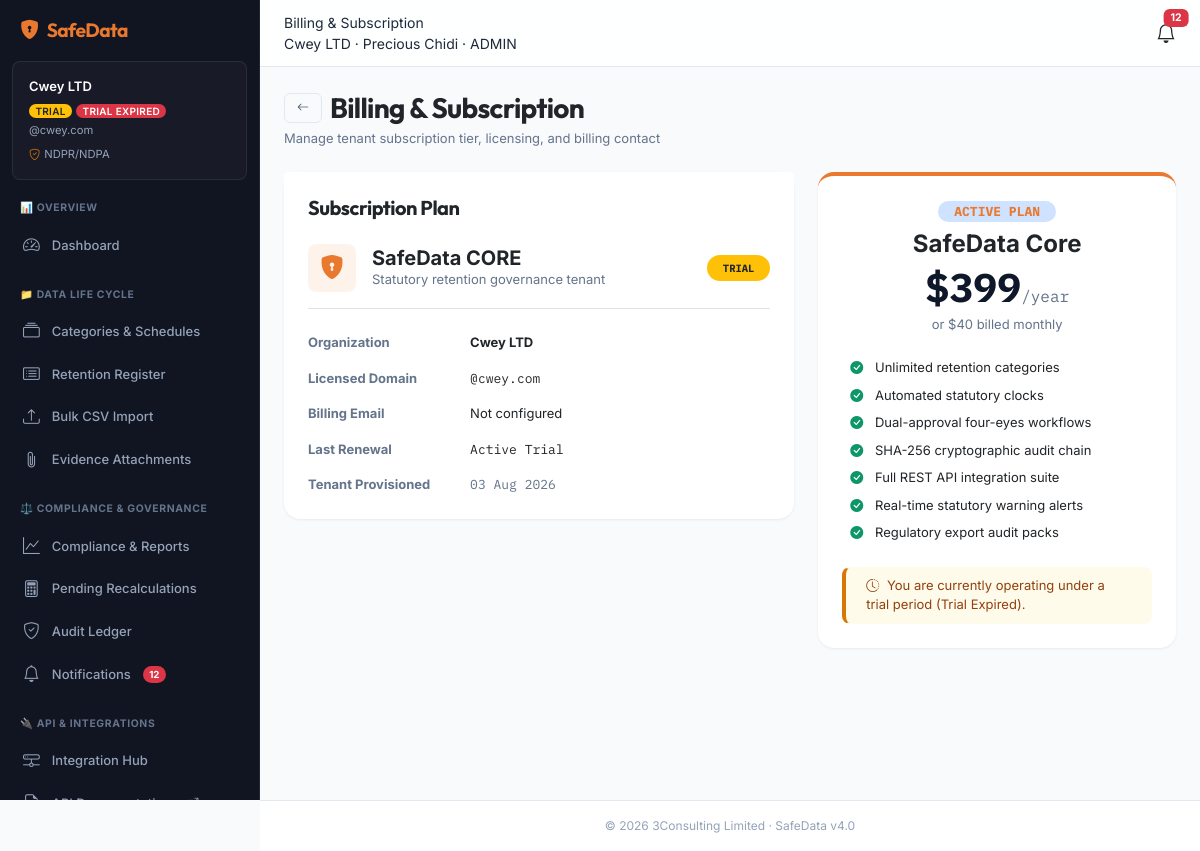
/billing (signed in), run on the app's committed database.
### app/models.py (models this page shows)
class Organization(Base):
    __tablename__ = "organizations"
    id = Column(Integer, primary_key=True, autoincrement=True)
    name = Column(String(255), nullable=False)
    slug = Column(String(100), unique=True, nullable=False)
    primary_domain = Column(String(255), unique=True, nullable=False)
    country = Column(String(2), nullable=True)
    tier = Column(Enum("core", "enterprise"), default="core", nullable=False)
    status = Column(Enum("active", "trial", "suspended"), default="trial", nullable=False)
    subscription_status = Column(Enum("trial", "active", "past_due", "cancelled"), default="trial", nullable=False)
    billing_email = Column(String(255), nullable=True)
    last_payment_at = Column(DateTime, nullable=True)
    paystack_customer_code = Column(String(100), nullable=True)
    enterprise_licence_key = Column(String(64), nullable=True)
    trial_ends_at = Column(DateTime, nullable=True)
    created_at = Column(DateTime, default=func.now(), nullable=False)
    updated_at = Column(DateTime, default=func.now(), onupdate=func.now(), nullable=False)

### app/routes/app_pages.py (the view)
@router.get("/billing", response_class=HTMLResponse)
def view_billing(request: Request, db: Session = Depends(get_db)):
    session = get_session(request)
    if not session or "user_id" not in session:
        return RedirectResponse(url="/login", status_code=303)
    if session["role"] != "admin":
        raise HTTPException(status_code=403, detail="Access denied")
    org_id = session["org_id"]
    labels = get_country_regulation_labels(session.get("country", "OTHER"))
    org = db.query(Organization).filter(Organization.id == org_id).first()
    return templates.TemplateResponse(request=request, name="billing.html", context=_ctx(session, labels, {
        "page_title": "Billing & Subscription",
        "active_nav": "billing",
        "org": org,
    }))

### app/templates/billing.html (shortened to what this page needs)
{% extends "layout.html" %}
{% block content %}
<div class="container-fluid px-0" style="max-width: 960px;">
  <div class="d-flex justify-content-between align-items-center mb-4 flex-wrap gap-2 animate-in">
    <div>
      <div class="d-flex align-items-center gap-2">
        <a href="/dashboard" class="btn btn-outline-secondary btn-sm"><i class="bi bi-arrow-left"></i></a>
        <h1 class="h3 mb-0 fw-bold text-dark">Billing & Subscription</h1>
      </div>
      <p class="text-muted small mb-0 mt-1">Manage tenant subscription tier, licensing, and billing contact</p>
    </div>
  </div>
  <div class="row g-4">
    <div class="col-lg-7">
      <div class="card shadow-sm border-0 rounded-4 bg-white mb-4 animate-in">
        <div class="card-header bg-white border-0 pt-4 px-4 pb-0">
          <h2 class="h5 fw-bold text-dark mb-0">Subscription Plan</h2>
        </div>
        <div class="card-body p-4">
          <div class="d-flex align-items-center justify-content-between flex-wrap gap-2 mb-4 pb-3 border-bottom">
            <div class="d-flex align-items-center gap-3">
              <div style="width: 48px; height: 48px; border-radius: var(--sd-radius-lg); background: var(--sd-primary-subtle); display: flex; align-items: center; justify-content: center;">
                <i class="bi bi-shield-lock-fill" style="font-size: 1.5rem; color: var(--sd-primary);"></i>
              </div>
              <div>
                <div class="h5 mb-0 fw-bold text-dark">SafeData {{ org.tier | upper if org else 'ENTERPRISE' }}</div>
                <div class="small text-muted">Statutory retention governance tenant</div>
              </div>
            </div>
            <span class="badge bg-{{ 'success' if org.subscription_status == 'active' else ('warning text-dark' if org.subscription_status == 'trial' else 'danger') }} px-3 py-2 rounded-pill font-mono">
              {{ org.subscription_status | upper if org else 'TRIAL' }}
            </span>
          </div>
          <dl class="row mb-0 small">
            <dt class="col-sm-4 text-muted mb-3">Organization</dt>
            <dd class="col-sm-8 mb-3 fw-bold text-dark">{{ org.name if org else '—' }}</dd>
            <dt class="col-sm-4 text-muted mb-3">Licensed Domain</dt>
            <dd class="col-sm-8 mb-3 font-mono">@{{ org.primary_domain if org else '—' }}</dd>
            <dt class="col-sm-4 text-muted mb-3">Billing Email</dt>
            <dd class="col-sm-8 mb-3">{{ org.billing_email or 'Not configured' }}</dd>
            <dt class="col-sm-4 text-muted mb-3">Last Renewal</dt>
            <dd class="col-sm-8 mb-3 font-mono">{{ org.last_payment_at.strftime('%d %b %Y') if org and org.last_payment_at else 'Active Trial' }}</dd>
            <dt class="col-sm-4 text-muted mb-0">Tenant Provisioned</dt>
            <dd class="col-sm-8 mb-0 font-mono text-muted">{{ org.created_at.strftime('%d %b %Y') if org and org.created_at else '—' }}</dd>
          </dl>
        </div>
      </div>
    </div>
    <div class="col-lg-5">
      <div class="card shadow-sm border-0 rounded-4 bg-white mb-4 animate-in" style="border-top: 4px solid var(--sd-primary) !important;">
        <div class="card-body p-4 text-center">
          <span class="badge bg-primary-subtle text-primary mb-2 px-3 py-1 rounded-pill font-mono small">ACTIVE PLAN</span>
          <div class="h4 text-dark mb-1 fw-bold">SafeData Core</div>
          <div class="display-6 fw-bold mb-1 font-mono" style="color: var(--sd-gray-900);">$399<span class="fs-6 fw-normal text-muted font-sans">/year</span></div>
          <div class="text-muted small mb-4">or $40 billed monthly</div>
          <ul class="list-unstyled text-start small mb-4 d-flex flex-column gap-2 ps-2">
            <li><i class="bi bi-check-circle-fill text-success me-2"></i> Unlimited retention categories</li>
            <li><i class="bi bi-check-circle-fill text-success me-2"></i> Automated statutory clocks</li>
            <li><i class="bi bi-check-circle-fill text-success me-2"></i> Dual-approval four-eyes workflows</li>
            <li><i class="bi bi-check-circle-fill text-success me-2"></i> SHA-256 cryptographic audit chain</li>
            <li><i class="bi bi-check-circle-fill text-success me-2"></i> Full REST API integration suite</li>
            <li><i class="bi bi-check-circle-fill text-success me-2"></i> Real-time statutory warning alerts</li>
            <li><i class="bi bi-check-circle-fill text-success me-2"></i> Regulatory export audit packs</li>
          </ul>
          {% if org and org.subscription_status == 'trial' %}
            <div class="alert alert-warning py-2 small mb-0 rounded-3 text-start">
              <i class="bi bi-clock-history me-1"></i> You are currently operating under a trial period ({% if trial_days is not none and trial_days > 0 %}{{ trial_days }} days remaining{% else %}Trial Expired{% endif %}).
            </div>
          {% endif %}
        </div>
      </div>
    </div>
  </div>
</div>
{% endblock %}

### app/templates/layout.html (shortened to what this page needs)
<!DOCTYPE html>
<html lang="en">
<head>
  <link href="https://cdn.jsdelivr.net/npm/bootstrap@5.3.3/dist/css/bootstrap.min.css" rel="stylesheet">
  <link rel="stylesheet" href="https://cdn.jsdelivr.net/npm/bootstrap-icons@1.11.3/font/bootstrap-icons.min.css">
  <link rel="stylesheet" href="/static/css/app.css?v=4.2">
</head>
<body>
<div class="wrapper">
  <nav class="sidebar" id="sidebar">
    <div class="brand pt-3">
      <i class="bi bi-shield-lock-fill"></i>
      <span>{{ wl_name or 'SafeData' }}</span>
    </div>
    {% if org_name %}
    <div class="org-context">
      <div class="org-context-name">{{ org_name }}</div>
      <div class="org-context-meta">
        <span class="badge bg-{{ 'success' if org_status == 'active' else 'warning text-dark' }} badge-sm">{{ org_status | upper }}</span>
        {% if trial_days is not none %}
          {% if trial_days > 0 %}
            <span class="badge bg-warning text-dark badge-sm">{{ trial_days }}d trial</span>
          {% else %}
            <span class="badge bg-danger text-white badge-sm">Trial Expired</span>
          {% endif %}
        {% endif %}
      </div>
      <div class="org-context-domain">@{{ org_domain }}</div>
      <div class="org-context-domain" style="margin-top: 0.5rem;">
        <i class="bi bi-shield-check text-warning me-1"></i>{{ law_label }}
      </div>
    </div>
    {% endif %}
    <div class="nav-group-label">📊 Overview</div>
    <a href="/dashboard" class="{{ 'active' if active_nav == 'dashboard' else '' }}">
      <i class="bi bi-speedometer2"></i> Dashboard
    </a>
    <div class="nav-group-label">📁 Data Life Cycle</div>
    <a href="/categories" class="{{ 'active' if active_nav == 'categories' else '' }}">
      <i class="bi bi-collection"></i> Categories & Schedules
    </a>
    <a href="/records" class="{{ 'active' if active_nav == 'records' else '' }}">
      <i class="bi bi-card-list"></i> Retention Register
    </a>
    <a href="/import" class="{{ 'active' if active_nav == 'import' else '' }}">
      <i class="bi bi-upload"></i> Bulk CSV Import
    </a>
    {% if user_role in ['admin', 'dpo'] %}
    <a href="/attachments" class="{{ 'active' if active_nav == 'attachments' else '' }}">
      <i class="bi bi-paperclip"></i> Evidence Attachments
    </a>
    {% endif %}
    {% if user_role in ['admin', 'dpo'] %}
      <div class="nav-group-label">⚖️ Compliance & Governance</div>
      <a href="/reports" class="{{ 'active' if active_nav == 'reports' else '' }}">
        <i class="bi bi-graph-up"></i> Compliance & Reports
      </a>
      <a href="/recalculations" class="{{ 'active' if active_nav == 'recalculations' else '' }}">
        <i class="bi bi-calculator"></i> Pending Recalculations
      </a>
      <a href="/audit" class="{{ 'active' if active_nav == 'audit' else '' }}">
        <i class="bi bi-shield-check"></i> Audit Ledger
      </a>
      <a href="/notifications" class="{{ 'active' if active_nav == 'notifications' else '' }}">
        <i class="bi bi-bell"></i> Notifications
        {% if unread_notifications_count is defined and unread_notifications_count > 0 %}
          <span class="badge bg-danger rounded-pill float-end">{{ unread_notifications_count }}</span>
        {% endif %}
      </a>
    {% endif %}
    {% if user_role == 'admin' %}
      <div class="nav-group-label">🔌 API & Integrations</div>
      <a href="/integrations" class="{{ 'active' if active_nav == 'integrations' else '' }}">
        <i class="bi bi-hdd-network"></i> Integration Hub
      </a>
      <a href="/docs" target="_blank" class="">
        <i class="bi bi-file-earmark-code"></i> API Documentation <i class="bi bi-box-arrow-up-right small ms-1" style="font-size: 0.7rem;"></i>
      </a>
    {% else %}
      <div class="nav-group-label">📖 Help & Documentation</div>
      <a href="/help" class="{{ 'active' if active_nav == 'help' else '' }}">
        <i class="bi bi-journal-bookmark-fill"></i> Solution Manual
      </a>
    {% endif %}
  </nav>
  <div class="main-content">
    <div class="topbar">
      <div class="d-flex align-items-center gap-2">
        <div>
          <div class="topbar-title">{{ page_title }}</div>
          {% if org_name %}
            <div class="topbar-subtitle">{{ org_name }} · {{ user_name }} · {{ user_role | upper }}</div>
          {% endif %}
        </div>
      </div>
      <div class="d-flex align-items-center gap-3">
        <a class="position-relative text-dark" href="/notifications">
          <i class="bi bi-bell fs-5"></i>
          {% if unread_notifications_count is defined and unread_notifications_count > 0 %}
            <span class="badge bg-danger position-absolute top-0 start-100 translate-middle">{{ unread_notifications_count }}</span>
          {% endif %}
        </a>
      </div>
    </div>
    <div class="content-area" id="main-content">
      {% block content %}{% endblock %}
    </div>
  </div>
</div>
<footer id="footer">
  &copy; 2026 {{ wl_footer or '3Consulting Limited' }} · {{ wl_name or 'SafeData' }} v4.0
</footer>
</body>
</html>

### data on the page
Organization: name "Cwey LTD", primary_domain "cwey.com", tier "CORE", subscription_status "TRIAL", billing_email "Not configured", last_payment_at "Active Trial", created_at "03 Aug 2026"

### other printed values
{{ wl_name or 'SafeData' }} "SafeData"
{{ org_status | upper }} "TRIAL"
{{ law_label }} "NDPR/NDPA"
{{ unread_notifications_count }} "12"
{{ page_title }} "Billing & Subscription"
{{ user_name }} "Precious Chidi"
{{ user_role | upper }} "ADMIN"
{{ wl_footer or '3Consulting Limited' }} "3Consulting Limited"
